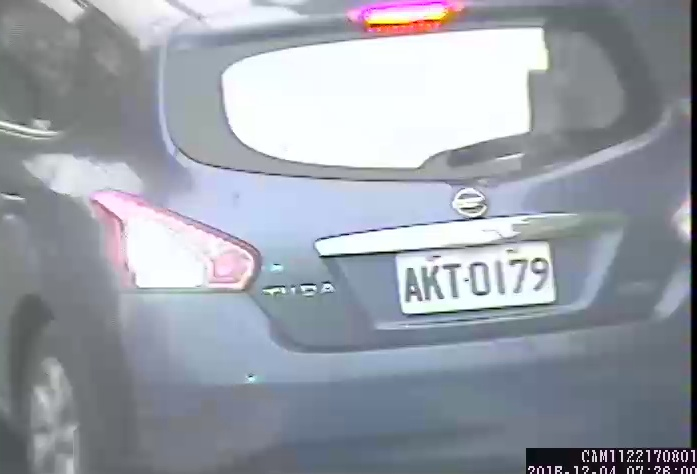
#> input picture src/python/org.jpg, 697 x 474 px
$ python affine.py
#> lines starting #> are read from the running program, lines starting #| are printed output that depends on the picture
import cv2
import numpy as np

Img = cv2.imread('./org.jpg')
#> Img is the input picture: shape (474, 697, 3); mean B, G, R 168.4, 159, 153.5

# choose org image three point
pts1 = np.float32([[50,50],[200,50],[50,200]])
# choose new image three point
pts2 = np.float32([[10,100],[200,50],[100,250]])

M = cv2.getAffineTransform(pts1,pts2)
warpAffine1 = cv2.warpAffine(Img,M,dsize=(Img.shape[1]*2, Img.shape[0]*2))
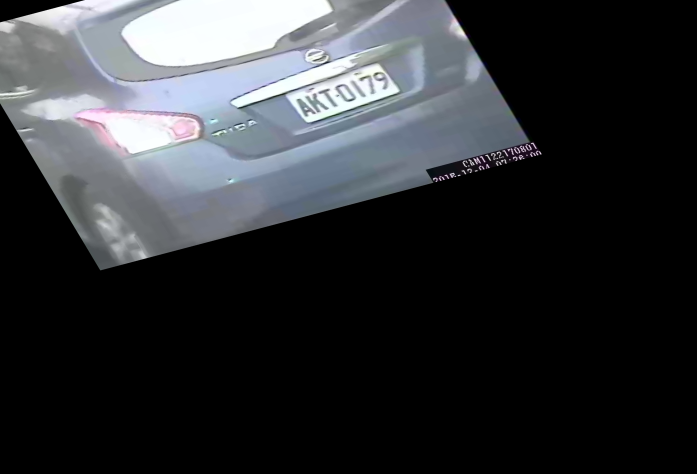
#> warpAffine1: shape (948, 1394, 3) (shown at 1/2 size); mean B, G, R 53.6, 50.4, 48.3

status1 = cv2.imwrite('./warpAffine1.jpg',warpAffine1)


# choose new image three point
pts3 = np.float32([[10,300],[200,250],[200,350]])

M3 = cv2.getAffineTransform(pts1,pts3)
warpAffine3 = cv2.warpAffine(Img,M3,dsize=(Img.shape[1]*2, Img.shape[0]*2))
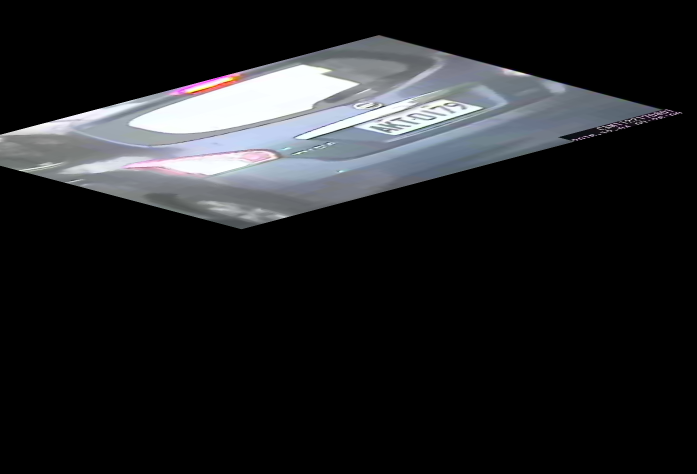
#> warpAffine3: shape (948, 1394, 3) (shown at 1/2 size); mean B, G, R 35.2, 33.2, 32

status3 = cv2.imwrite('./warpAffine3.jpg',warpAffine3)

# choose new image three point
pts4 = np.float32([[50,170],[200,150],[50,230]])

M4 = cv2.getAffineTransform(pts1,pts4)
warpAffine4 = cv2.warpAffine(Img,M4,dsize=(Img.shape[1], Img.shape[0]))
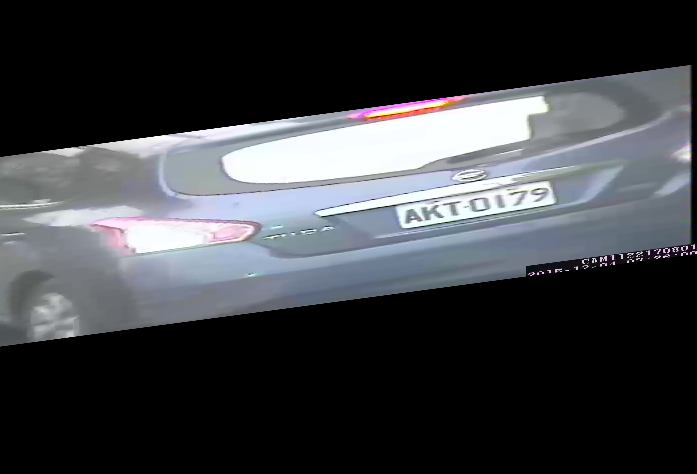
#> warpAffine4: shape (474, 697, 3); mean B, G, R 67.4, 63.6, 61.4

status4 = cv2.imwrite('./warpAffine4.jpg',warpAffine4)
